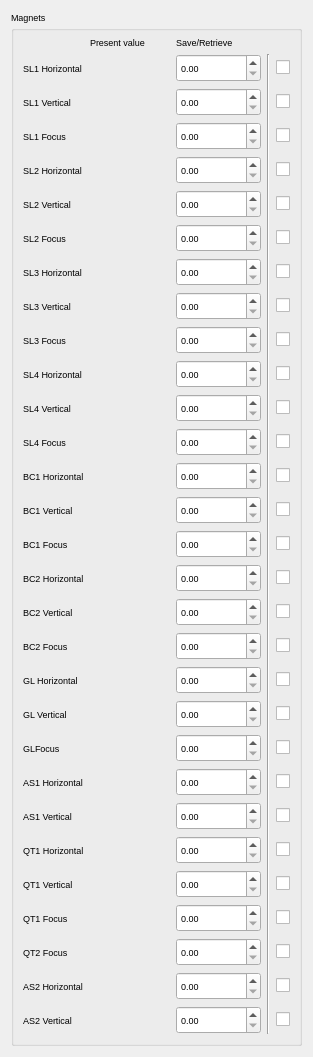
<?xml version="1.0" encoding="UTF-8"?>
<ui version="4.0">
 <class>magnetSnapshot</class>
 <widget class="TaurusWidget" name="magnetSnapshot">
  <property name="geometry">
   <rect>
    <x>0</x>
    <y>0</y>
    <width>310</width>
    <height>1054</height>
   </rect>
  </property>
  <property name="font">
   <font>
    <pointsize>7</pointsize>
   </font>
  </property>
  <property name="windowTitle">
   <string>Form</string>
  </property>
  <layout class="QGridLayout" name="gridLayout_2">
   <item row="0" column="0">
    <widget class="TaurusGroupBox" name="magnetsGroup">
     <property name="title">
      <string>Magnets</string>
     </property>
     <layout class="QGridLayout" name="gridLayout">
      <item row="22" column="0">
       <widget class="QLabel" name="as1HLabel">
        <property name="text">
         <string>AS1 Horizontal</string>
        </property>
       </widget>
      </item>
      <item row="24" column="5">
       <widget class="QCheckBox" name="qt1HCheck">
        <property name="text">
         <string/>
        </property>
       </widget>
      </item>
      <item row="29" column="5">
       <widget class="QCheckBox" name="as2VCheck">
        <property name="text">
         <string/>
        </property>
       </widget>
      </item>
      <item row="26" column="2">
       <widget class="QDoubleSpinBox" name="qt1FWrite">
        <property name="minimumSize">
         <size>
          <width>85</width>
          <height>28</height>
         </size>
        </property>
        <property name="maximumSize">
         <size>
          <width>85</width>
          <height>28</height>
         </size>
        </property>
       </widget>
      </item>
      <item row="16" column="1">
       <widget class="TaurusLabel" name="bc2HRead">
        <property name="minimumSize">
         <size>
          <width>80</width>
          <height>20</height>
         </size>
        </property>
       </widget>
      </item>
      <item row="19" column="2">
       <widget class="QDoubleSpinBox" name="glHWrite">
        <property name="minimumSize">
         <size>
          <width>85</width>
          <height>28</height>
         </size>
        </property>
        <property name="maximumSize">
         <size>
          <width>85</width>
          <height>28</height>
         </size>
        </property>
       </widget>
      </item>
      <item row="19" column="1">
       <widget class="TaurusLabel" name="glHRead">
        <property name="minimumSize">
         <size>
          <width>80</width>
          <height>20</height>
         </size>
        </property>
       </widget>
      </item>
      <item row="29" column="2">
       <widget class="QDoubleSpinBox" name="as2VWrite">
        <property name="minimumSize">
         <size>
          <width>85</width>
          <height>28</height>
         </size>
        </property>
        <property name="maximumSize">
         <size>
          <width>85</width>
          <height>28</height>
         </size>
        </property>
       </widget>
      </item>
      <item row="20" column="5">
       <widget class="QCheckBox" name="glVCheck">
        <property name="text">
         <string/>
        </property>
       </widget>
      </item>
      <item row="18" column="2">
       <widget class="QDoubleSpinBox" name="bc2FWrite">
        <property name="minimumSize">
         <size>
          <width>85</width>
          <height>28</height>
         </size>
        </property>
        <property name="maximumSize">
         <size>
          <width>85</width>
          <height>28</height>
         </size>
        </property>
       </widget>
      </item>
      <item row="25" column="5">
       <widget class="QCheckBox" name="qt1VCheck">
        <property name="text">
         <string/>
        </property>
       </widget>
      </item>
      <item row="29" column="1">
       <widget class="TaurusLabel" name="as2VRead">
        <property name="minimumSize">
         <size>
          <width>80</width>
          <height>20</height>
         </size>
        </property>
       </widget>
      </item>
      <item row="20" column="1">
       <widget class="TaurusLabel" name="glVRead">
        <property name="minimumSize">
         <size>
          <width>80</width>
          <height>20</height>
         </size>
        </property>
       </widget>
      </item>
      <item row="16" column="0">
       <widget class="QLabel" name="bc2HLabel">
        <property name="text">
         <string>BC2 Horizontal</string>
        </property>
       </widget>
      </item>
      <item row="25" column="1">
       <widget class="TaurusLabel" name="qt1VRead">
        <property name="minimumSize">
         <size>
          <width>80</width>
          <height>20</height>
         </size>
        </property>
       </widget>
      </item>
      <item row="26" column="5">
       <widget class="QCheckBox" name="qt1FCheck">
        <property name="text">
         <string/>
        </property>
       </widget>
      </item>
      <item row="19" column="5">
       <widget class="QCheckBox" name="glHCheck">
        <property name="text">
         <string/>
        </property>
       </widget>
      </item>
      <item row="28" column="5">
       <widget class="QCheckBox" name="as2HCheck">
        <property name="text">
         <string/>
        </property>
       </widget>
      </item>
      <item row="27" column="1">
       <widget class="TaurusLabel" name="qt2FRead">
        <property name="minimumSize">
         <size>
          <width>80</width>
          <height>20</height>
         </size>
        </property>
       </widget>
      </item>
      <item row="22" column="5">
       <widget class="QCheckBox" name="as1HCheck">
        <property name="text">
         <string/>
        </property>
       </widget>
      </item>
      <item row="23" column="2">
       <widget class="QDoubleSpinBox" name="as1VWrite">
        <property name="minimumSize">
         <size>
          <width>85</width>
          <height>28</height>
         </size>
        </property>
        <property name="maximumSize">
         <size>
          <width>85</width>
          <height>28</height>
         </size>
        </property>
       </widget>
      </item>
      <item row="21" column="5">
       <widget class="QCheckBox" name="glFCheck">
        <property name="text">
         <string/>
        </property>
       </widget>
      </item>
      <item row="24" column="0">
       <widget class="QLabel" name="qt1HLabel">
        <property name="text">
         <string>QT1 Horizontal</string>
        </property>
       </widget>
      </item>
      <item row="20" column="2">
       <widget class="QDoubleSpinBox" name="glVWrite">
        <property name="minimumSize">
         <size>
          <width>85</width>
          <height>28</height>
         </size>
        </property>
        <property name="maximumSize">
         <size>
          <width>85</width>
          <height>28</height>
         </size>
        </property>
       </widget>
      </item>
      <item row="17" column="1">
       <widget class="TaurusLabel" name="bc2VRead">
        <property name="minimumSize">
         <size>
          <width>80</width>
          <height>20</height>
         </size>
        </property>
       </widget>
      </item>
      <item row="23" column="5">
       <widget class="QCheckBox" name="as1VCheck">
        <property name="text">
         <string/>
        </property>
       </widget>
      </item>
      <item row="22" column="1">
       <widget class="TaurusLabel" name="as1HRead">
        <property name="minimumSize">
         <size>
          <width>80</width>
          <height>20</height>
         </size>
        </property>
       </widget>
      </item>
      <item row="18" column="5">
       <widget class="QCheckBox" name="bc2FCheck">
        <property name="text">
         <string/>
        </property>
       </widget>
      </item>
      <item row="16" column="5">
       <widget class="QCheckBox" name="bc2HCheck">
        <property name="text">
         <string/>
        </property>
       </widget>
      </item>
      <item row="21" column="0">
       <widget class="QLabel" name="glFLabel">
        <property name="text">
         <string>GLFocus</string>
        </property>
       </widget>
      </item>
      <item row="18" column="1">
       <widget class="TaurusLabel" name="bc2FRead">
        <property name="minimumSize">
         <size>
          <width>80</width>
          <height>20</height>
         </size>
        </property>
       </widget>
      </item>
      <item row="27" column="5">
       <widget class="QCheckBox" name="qt2FCheck">
        <property name="text">
         <string/>
        </property>
       </widget>
      </item>
      <item row="29" column="0">
       <widget class="QLabel" name="as2VLabel">
        <property name="text">
         <string>AS2 Vertical</string>
        </property>
       </widget>
      </item>
      <item row="28" column="0">
       <widget class="QLabel" name="as2HLabel">
        <property name="text">
         <string>AS2 Horizontal</string>
        </property>
       </widget>
      </item>
      <item row="19" column="0">
       <widget class="QLabel" name="glHLabel">
        <property name="text">
         <string>GL Horizontal</string>
        </property>
       </widget>
      </item>
      <item row="25" column="2">
       <widget class="QDoubleSpinBox" name="qt1VWrite">
        <property name="minimumSize">
         <size>
          <width>85</width>
          <height>28</height>
         </size>
        </property>
        <property name="maximumSize">
         <size>
          <width>85</width>
          <height>28</height>
         </size>
        </property>
       </widget>
      </item>
      <item row="27" column="0">
       <widget class="QLabel" name="qt2FLabel">
        <property name="text">
         <string>QT2 Focus</string>
        </property>
       </widget>
      </item>
      <item row="16" column="2">
       <widget class="QDoubleSpinBox" name="bc2HWrite">
        <property name="minimumSize">
         <size>
          <width>85</width>
          <height>28</height>
         </size>
        </property>
        <property name="maximumSize">
         <size>
          <width>85</width>
          <height>28</height>
         </size>
        </property>
       </widget>
      </item>
      <item row="26" column="1">
       <widget class="TaurusLabel" name="qt1FRead">
        <property name="minimumSize">
         <size>
          <width>80</width>
          <height>20</height>
         </size>
        </property>
       </widget>
      </item>
      <item row="20" column="0">
       <widget class="QLabel" name="glVLabel">
        <property name="text">
         <string>GL Vertical</string>
        </property>
       </widget>
      </item>
      <item row="18" column="0">
       <widget class="QLabel" name="bc2FLabel">
        <property name="text">
         <string>BC2 Focus</string>
        </property>
       </widget>
      </item>
      <item row="21" column="1">
       <widget class="TaurusLabel" name="glFRead">
        <property name="minimumSize">
         <size>
          <width>80</width>
          <height>20</height>
         </size>
        </property>
       </widget>
      </item>
      <item row="28" column="1">
       <widget class="TaurusLabel" name="as2HRead">
        <property name="minimumSize">
         <size>
          <width>80</width>
          <height>20</height>
         </size>
        </property>
       </widget>
      </item>
      <item row="21" column="2">
       <widget class="QDoubleSpinBox" name="glFWrite">
        <property name="minimumSize">
         <size>
          <width>85</width>
          <height>28</height>
         </size>
        </property>
        <property name="maximumSize">
         <size>
          <width>85</width>
          <height>28</height>
         </size>
        </property>
       </widget>
      </item>
      <item row="24" column="2">
       <widget class="QDoubleSpinBox" name="qt1HWrite">
        <property name="minimumSize">
         <size>
          <width>85</width>
          <height>28</height>
         </size>
        </property>
        <property name="maximumSize">
         <size>
          <width>85</width>
          <height>28</height>
         </size>
        </property>
       </widget>
      </item>
      <item row="17" column="0">
       <widget class="QLabel" name="bc2VLabel">
        <property name="text">
         <string>BC2 Vertical</string>
        </property>
       </widget>
      </item>
      <item row="17" column="5">
       <widget class="QCheckBox" name="bc2VCheck">
        <property name="text">
         <string/>
        </property>
       </widget>
      </item>
      <item row="23" column="0">
       <widget class="QLabel" name="as1VLabel">
        <property name="text">
         <string>AS1 Vertical</string>
        </property>
       </widget>
      </item>
      <item row="24" column="1">
       <widget class="TaurusLabel" name="qt1HRead">
        <property name="minimumSize">
         <size>
          <width>80</width>
          <height>20</height>
         </size>
        </property>
       </widget>
      </item>
      <item row="26" column="0">
       <widget class="QLabel" name="qt1FLabel">
        <property name="text">
         <string>QT1 Focus</string>
        </property>
       </widget>
      </item>
      <item row="27" column="2">
       <widget class="QDoubleSpinBox" name="qt2FWrite">
        <property name="minimumSize">
         <size>
          <width>85</width>
          <height>28</height>
         </size>
        </property>
        <property name="maximumSize">
         <size>
          <width>85</width>
          <height>28</height>
         </size>
        </property>
       </widget>
      </item>
      <item row="23" column="1">
       <widget class="TaurusLabel" name="as1VRead">
        <property name="minimumSize">
         <size>
          <width>80</width>
          <height>20</height>
         </size>
        </property>
       </widget>
      </item>
      <item row="22" column="2">
       <widget class="QDoubleSpinBox" name="as1HWrite">
        <property name="minimumSize">
         <size>
          <width>85</width>
          <height>28</height>
         </size>
        </property>
        <property name="maximumSize">
         <size>
          <width>85</width>
          <height>28</height>
         </size>
        </property>
       </widget>
      </item>
      <item row="17" column="2">
       <widget class="QDoubleSpinBox" name="bc2VWrite">
        <property name="minimumSize">
         <size>
          <width>85</width>
          <height>28</height>
         </size>
        </property>
        <property name="maximumSize">
         <size>
          <width>85</width>
          <height>28</height>
         </size>
        </property>
       </widget>
      </item>
      <item row="4" column="1">
       <widget class="TaurusLabel" name="sl2HRead">
        <property name="minimumSize">
         <size>
          <width>80</width>
          <height>20</height>
         </size>
        </property>
       </widget>
      </item>
      <item row="28" column="2">
       <widget class="QDoubleSpinBox" name="as2HWrite">
        <property name="minimumSize">
         <size>
          <width>85</width>
          <height>28</height>
         </size>
        </property>
        <property name="maximumSize">
         <size>
          <width>85</width>
          <height>28</height>
         </size>
        </property>
       </widget>
      </item>
      <item row="25" column="0">
       <widget class="QLabel" name="qt1VLabel">
        <property name="text">
         <string>QT1 Vertical</string>
        </property>
       </widget>
      </item>
      <item row="11" column="0">
       <widget class="QLabel" name="sl4VLabel">
        <property name="text">
         <string>SL4 Vertical</string>
        </property>
       </widget>
      </item>
      <item row="12" column="2">
       <widget class="QDoubleSpinBox" name="sl4FWrite">
        <property name="minimumSize">
         <size>
          <width>85</width>
          <height>28</height>
         </size>
        </property>
        <property name="maximumSize">
         <size>
          <width>85</width>
          <height>28</height>
         </size>
        </property>
       </widget>
      </item>
      <item row="10" column="1">
       <widget class="TaurusLabel" name="sl4HRead">
        <property name="minimumSize">
         <size>
          <width>80</width>
          <height>20</height>
         </size>
        </property>
       </widget>
      </item>
      <item row="12" column="1">
       <widget class="TaurusLabel" name="sl4FRead">
        <property name="minimumSize">
         <size>
          <width>80</width>
          <height>20</height>
         </size>
        </property>
       </widget>
      </item>
      <item row="10" column="0">
       <widget class="QLabel" name="sl4HLabel">
        <property name="text">
         <string>SL4 Horizontal</string>
        </property>
       </widget>
      </item>
      <item row="11" column="5">
       <widget class="QCheckBox" name="sl4VCheck">
        <property name="text">
         <string/>
        </property>
       </widget>
      </item>
      <item row="10" column="5">
       <widget class="QCheckBox" name="sl4HCheck">
        <property name="text">
         <string/>
        </property>
       </widget>
      </item>
      <item row="11" column="1">
       <widget class="TaurusLabel" name="sl4VRead">
        <property name="minimumSize">
         <size>
          <width>80</width>
          <height>20</height>
         </size>
        </property>
       </widget>
      </item>
      <item row="11" column="2">
       <widget class="QDoubleSpinBox" name="sl4VWrite">
        <property name="minimumSize">
         <size>
          <width>85</width>
          <height>28</height>
         </size>
        </property>
        <property name="maximumSize">
         <size>
          <width>85</width>
          <height>28</height>
         </size>
        </property>
       </widget>
      </item>
      <item row="12" column="0">
       <widget class="QLabel" name="sl4FLabel">
        <property name="text">
         <string>SL4 Focus</string>
        </property>
       </widget>
      </item>
      <item row="8" column="1">
       <widget class="TaurusLabel" name="sl3VRead">
        <property name="minimumSize">
         <size>
          <width>80</width>
          <height>20</height>
         </size>
        </property>
       </widget>
      </item>
      <item row="8" column="5">
       <widget class="QCheckBox" name="sl3VCheck">
        <property name="text">
         <string/>
        </property>
       </widget>
      </item>
      <item row="0" column="2">
       <widget class="QLabel" name="SaveRetrieveTitle">
        <property name="text">
         <string>Save/Retrieve</string>
        </property>
       </widget>
      </item>
      <item row="7" column="2">
       <widget class="QDoubleSpinBox" name="sl3HWrite">
        <property name="minimumSize">
         <size>
          <width>85</width>
          <height>28</height>
         </size>
        </property>
        <property name="maximumSize">
         <size>
          <width>85</width>
          <height>28</height>
         </size>
        </property>
       </widget>
      </item>
      <item row="1" column="5">
       <widget class="QCheckBox" name="sl1HCheck">
        <property name="text">
         <string/>
        </property>
       </widget>
      </item>
      <item row="8" column="2">
       <widget class="QDoubleSpinBox" name="sl3VWrite">
        <property name="minimumSize">
         <size>
          <width>85</width>
          <height>28</height>
         </size>
        </property>
        <property name="maximumSize">
         <size>
          <width>85</width>
          <height>28</height>
         </size>
        </property>
       </widget>
      </item>
      <item row="5" column="5">
       <widget class="QCheckBox" name="sl2VCheck">
        <property name="text">
         <string/>
        </property>
       </widget>
      </item>
      <item row="7" column="5">
       <widget class="QCheckBox" name="sl3HCheck">
        <property name="text">
         <string/>
        </property>
       </widget>
      </item>
      <item row="9" column="0">
       <widget class="QLabel" name="sl3FLabel">
        <property name="text">
         <string>SL3 Focus</string>
        </property>
       </widget>
      </item>
      <item row="4" column="2">
       <widget class="QDoubleSpinBox" name="sl2HWrite">
        <property name="minimumSize">
         <size>
          <width>85</width>
          <height>28</height>
         </size>
        </property>
        <property name="maximumSize">
         <size>
          <width>85</width>
          <height>28</height>
         </size>
        </property>
       </widget>
      </item>
      <item row="5" column="2">
       <widget class="QDoubleSpinBox" name="sl2VWrite">
        <property name="minimumSize">
         <size>
          <width>85</width>
          <height>28</height>
         </size>
        </property>
        <property name="maximumSize">
         <size>
          <width>85</width>
          <height>28</height>
         </size>
        </property>
       </widget>
      </item>
      <item row="1" column="1">
       <widget class="TaurusLabel" name="sl1HRead">
        <property name="minimumSize">
         <size>
          <width>80</width>
          <height>20</height>
         </size>
        </property>
       </widget>
      </item>
      <item row="3" column="0">
       <widget class="QLabel" name="sl1FLabel">
        <property name="text">
         <string>SL1 Focus</string>
        </property>
       </widget>
      </item>
      <item row="0" column="1">
       <widget class="QLabel" name="PresentWriteTitle">
        <property name="text">
         <string>Present value</string>
        </property>
       </widget>
      </item>
      <item row="6" column="1">
       <widget class="TaurusLabel" name="sl2FRead">
        <property name="minimumSize">
         <size>
          <width>80</width>
          <height>20</height>
         </size>
        </property>
       </widget>
      </item>
      <item row="2" column="5">
       <widget class="QCheckBox" name="sl1VCheck">
        <property name="text">
         <string/>
        </property>
       </widget>
      </item>
      <item row="4" column="5">
       <widget class="QCheckBox" name="sl2HCheck">
        <property name="text">
         <string/>
        </property>
       </widget>
      </item>
      <item row="4" column="0">
       <widget class="QLabel" name="sl2HLabel">
        <property name="text">
         <string>SL2 Horizontal</string>
        </property>
       </widget>
      </item>
      <item row="7" column="0">
       <widget class="QLabel" name="sl3HLabel">
        <property name="text">
         <string>SL3 Horizontal</string>
        </property>
       </widget>
      </item>
      <item row="5" column="0">
       <widget class="QLabel" name="sl2VLabel">
        <property name="text">
         <string>SL2 Vertical</string>
        </property>
       </widget>
      </item>
      <item row="9" column="5">
       <widget class="QCheckBox" name="sl3FCheck">
        <property name="text">
         <string/>
        </property>
       </widget>
      </item>
      <item row="6" column="5">
       <widget class="QCheckBox" name="sl2FCheck">
        <property name="text">
         <string/>
        </property>
       </widget>
      </item>
      <item row="6" column="0">
       <widget class="QLabel" name="sl2FLabel">
        <property name="text">
         <string>SL2 Focus</string>
        </property>
       </widget>
      </item>
      <item row="9" column="1">
       <widget class="TaurusLabel" name="sl3FRead">
        <property name="minimumSize">
         <size>
          <width>80</width>
          <height>20</height>
         </size>
        </property>
       </widget>
      </item>
      <item row="3" column="1">
       <widget class="TaurusLabel" name="sl1FRead">
        <property name="minimumSize">
         <size>
          <width>80</width>
          <height>20</height>
         </size>
        </property>
       </widget>
      </item>
      <item row="1" column="2">
       <widget class="QDoubleSpinBox" name="sl1HWrite">
        <property name="minimumSize">
         <size>
          <width>85</width>
          <height>28</height>
         </size>
        </property>
        <property name="maximumSize">
         <size>
          <width>85</width>
          <height>28</height>
         </size>
        </property>
       </widget>
      </item>
      <item row="5" column="1">
       <widget class="TaurusLabel" name="sl2VRead">
        <property name="minimumSize">
         <size>
          <width>80</width>
          <height>20</height>
         </size>
        </property>
       </widget>
      </item>
      <item row="8" column="0">
       <widget class="QLabel" name="sl3VLabel">
        <property name="text">
         <string>SL3 Vertical</string>
        </property>
       </widget>
      </item>
      <item row="2" column="0">
       <widget class="QLabel" name="sl1VLabel">
        <property name="text">
         <string>SL1 Vertical</string>
        </property>
       </widget>
      </item>
      <item row="7" column="1">
       <widget class="TaurusLabel" name="sl3HRead">
        <property name="minimumSize">
         <size>
          <width>80</width>
          <height>20</height>
         </size>
        </property>
       </widget>
      </item>
      <item row="9" column="2">
       <widget class="QDoubleSpinBox" name="sl3FWrite">
        <property name="minimumSize">
         <size>
          <width>85</width>
          <height>28</height>
         </size>
        </property>
        <property name="maximumSize">
         <size>
          <width>85</width>
          <height>28</height>
         </size>
        </property>
       </widget>
      </item>
      <item row="1" column="0">
       <widget class="QLabel" name="sl1HLabel">
        <property name="text">
         <string>SL1 Horizontal</string>
        </property>
       </widget>
      </item>
      <item row="2" column="2">
       <widget class="QDoubleSpinBox" name="sl1VWrite">
        <property name="minimumSize">
         <size>
          <width>85</width>
          <height>28</height>
         </size>
        </property>
        <property name="maximumSize">
         <size>
          <width>85</width>
          <height>28</height>
         </size>
        </property>
       </widget>
      </item>
      <item row="38" column="1">
       <spacer name="verticalSpacer">
        <property name="orientation">
         <enum>Qt::Vertical</enum>
        </property>
        <property name="sizeHint" stdset="0">
         <size>
          <width>20</width>
          <height>40</height>
         </size>
        </property>
       </spacer>
      </item>
      <item row="3" column="5">
       <widget class="QCheckBox" name="sl1FCheck">
        <property name="text">
         <string/>
        </property>
       </widget>
      </item>
      <item row="6" column="2">
       <widget class="QDoubleSpinBox" name="sl2FWrite">
        <property name="minimumSize">
         <size>
          <width>85</width>
          <height>28</height>
         </size>
        </property>
        <property name="maximumSize">
         <size>
          <width>85</width>
          <height>28</height>
         </size>
        </property>
       </widget>
      </item>
      <item row="3" column="2">
       <widget class="QDoubleSpinBox" name="sl1FWrite">
        <property name="minimumSize">
         <size>
          <width>85</width>
          <height>28</height>
         </size>
        </property>
        <property name="maximumSize">
         <size>
          <width>85</width>
          <height>28</height>
         </size>
        </property>
       </widget>
      </item>
      <item row="2" column="1">
       <widget class="TaurusLabel" name="sl1VRead">
        <property name="minimumSize">
         <size>
          <width>80</width>
          <height>20</height>
         </size>
        </property>
       </widget>
      </item>
      <item row="10" column="2">
       <widget class="QDoubleSpinBox" name="sl4HWrite">
        <property name="minimumSize">
         <size>
          <width>85</width>
          <height>28</height>
         </size>
        </property>
        <property name="maximumSize">
         <size>
          <width>85</width>
          <height>28</height>
         </size>
        </property>
       </widget>
      </item>
      <item row="13" column="1">
       <widget class="TaurusLabel" name="bc1HRead">
        <property name="minimumSize">
         <size>
          <width>80</width>
          <height>20</height>
         </size>
        </property>
       </widget>
      </item>
      <item row="12" column="5">
       <widget class="QCheckBox" name="sl4FCheck">
        <property name="text">
         <string/>
        </property>
       </widget>
      </item>
      <item row="13" column="0">
       <widget class="QLabel" name="bc1HLabel">
        <property name="text">
         <string>BC1 Horizontal</string>
        </property>
       </widget>
      </item>
      <item row="13" column="2">
       <widget class="QDoubleSpinBox" name="bc1HWrite">
        <property name="minimumSize">
         <size>
          <width>85</width>
          <height>28</height>
         </size>
        </property>
        <property name="maximumSize">
         <size>
          <width>85</width>
          <height>28</height>
         </size>
        </property>
       </widget>
      </item>
      <item row="13" column="5">
       <widget class="QCheckBox" name="bc1HCheck">
        <property name="text">
         <string/>
        </property>
       </widget>
      </item>
      <item row="14" column="0">
       <widget class="QLabel" name="bc1VLabel">
        <property name="text">
         <string>BC1 Vertical</string>
        </property>
       </widget>
      </item>
      <item row="14" column="1">
       <widget class="TaurusLabel" name="bc1VRead">
        <property name="minimumSize">
         <size>
          <width>80</width>
          <height>20</height>
         </size>
        </property>
       </widget>
      </item>
      <item row="14" column="2">
       <widget class="QDoubleSpinBox" name="bc1VWrite">
        <property name="minimumSize">
         <size>
          <width>85</width>
          <height>28</height>
         </size>
        </property>
        <property name="maximumSize">
         <size>
          <width>85</width>
          <height>28</height>
         </size>
        </property>
       </widget>
      </item>
      <item row="14" column="5">
       <widget class="QCheckBox" name="bc1VCheck">
        <property name="text">
         <string/>
        </property>
       </widget>
      </item>
      <item row="15" column="0">
       <widget class="QLabel" name="bc1FLabel">
        <property name="text">
         <string>BC1 Focus</string>
        </property>
       </widget>
      </item>
      <item row="15" column="1">
       <widget class="TaurusLabel" name="bc1FRead">
        <property name="minimumSize">
         <size>
          <width>80</width>
          <height>20</height>
         </size>
        </property>
       </widget>
      </item>
      <item row="15" column="2">
       <widget class="QDoubleSpinBox" name="bc1FWrite">
        <property name="minimumSize">
         <size>
          <width>85</width>
          <height>28</height>
         </size>
        </property>
        <property name="maximumSize">
         <size>
          <width>85</width>
          <height>28</height>
         </size>
        </property>
       </widget>
      </item>
      <item row="15" column="5">
       <widget class="QCheckBox" name="bc1FCheck">
        <property name="text">
         <string/>
        </property>
       </widget>
      </item>
      <item row="1" column="4" rowspan="29">
       <widget class="Line" name="line_1">
        <property name="orientation">
         <enum>Qt::Vertical</enum>
        </property>
       </widget>
      </item>
     </layout>
    </widget>
   </item>
  </layout>
 </widget>
 <customwidgets>
  <customwidget>
   <class>TaurusWidget</class>
   <extends>QWidget</extends>
   <header>taurus.qt.qtgui.container</header>
   <container>1</container>
  </customwidget>
  <customwidget>
   <class>TaurusGroupBox</class>
   <extends>QGroupBox</extends>
   <header>taurus.qt.qtgui.container</header>
   <container>1</container>
  </customwidget>
  <customwidget>
   <class>TaurusLabel</class>
   <extends>QLabel</extends>
   <header>taurus.qt.qtgui.display</header>
  </customwidget>
 </customwidgets>
 <resources/>
 <connections/>
</ui>
